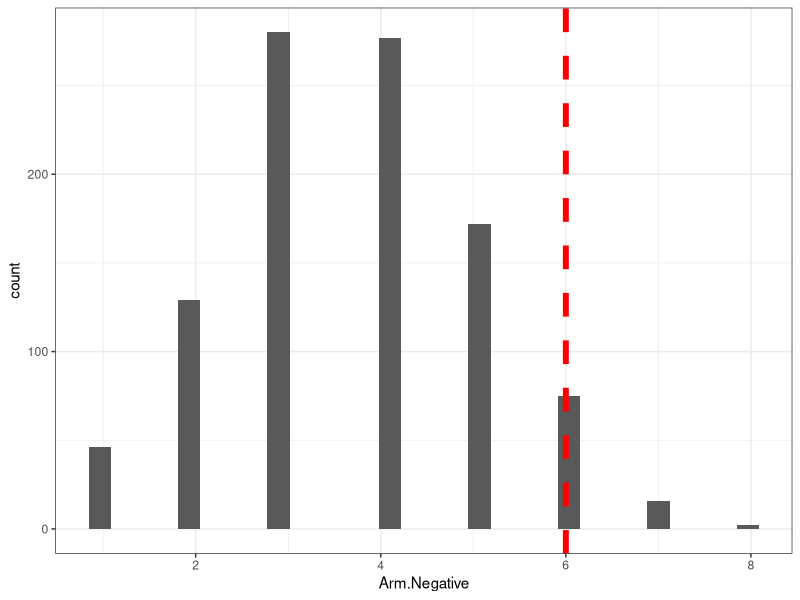

Reproduce this figure in R.
## ---- chunk 1
knitr::opts_chunk$set(echo = TRUE)

library(readxl)
library(tidyverse)
## ---- chunk 2
x <- readxl::read_xlsx("../data/Subunit OS 111821.xlsx",
                       na = "N/A") %>%
  select(-Note)
## ---- chunk 3
x %>%
  group_by(Arm, `OS outcome`) %>%
  summarize(n = n())

## ---- chunk 4
tallyArms <- function(df) {
  df %>%
    group_by(Arm, `OS outcome`) %>%
    summarize(n = n()) %>%
    ungroup() %>%
    mutate(arm.out = paste(Arm, `OS outcome`, sep = ".")) %>%
    select(arm.out, n) %>%
    spread(key = arm.out, value = n)
}

original <- tallyArms(x)
## ---- chunk 5
B <- 1000

# Pre-allocate memory
out <- list()

# Randomize the "OS outcome" variable and count
for(i in 1:B) {
  y <- 
    x %>%
    mutate(`OS outcome` = sample(`OS outcome`))
 
   out[[i]] <- tallyArms(y)
}

outdf <- bind_rows(out)
head(outdf)
## ---- chunk 6
outdf %>%
  ggplot(aes(x = Arm.Negative)) +
  geom_histogram() +
  geom_vline(xintercept = original$Arm.Negative,
             color = "red", 
             linetype = "dashed",
             lwd = 2) +
  theme_bw()
## ---- chunk 7
print("Arm - Positive")
sum(outdf$Arm.Positive >= original$Arm.Positive, na.rm = TRUE) / B

print("Arm - Negative")
sum(outdf$Arm.Negative >= original$Arm.Negative, na.rm = TRUE) / B

print("Arm - NA")
sum(outdf$Arm.NA >= original$Arm.NA, na.rm = TRUE) / B

print("Membrane - Postive")
sum(outdf$Membrane.Positive >= original$Membrane.Positive, na.rm = TRUE) / B

print("Membrane - Negative")
sum(outdf$Membrane.Negative >= original$Membrane.Negative, na.rm = TRUE) / B

print("Membrane - NA")
sum(outdf$Membrane.NA >= original$Membrane.NA, na.rm = TRUE) / B

## ---- chunk 8
x2 <- readxl::read_xlsx("../data/Subunit OS 11242021.xlsx")

head(x2)
## ---- chunk 9
x2.filt <- 
  x2 %>%
  filter(Note != "Mitochondrial genome")
